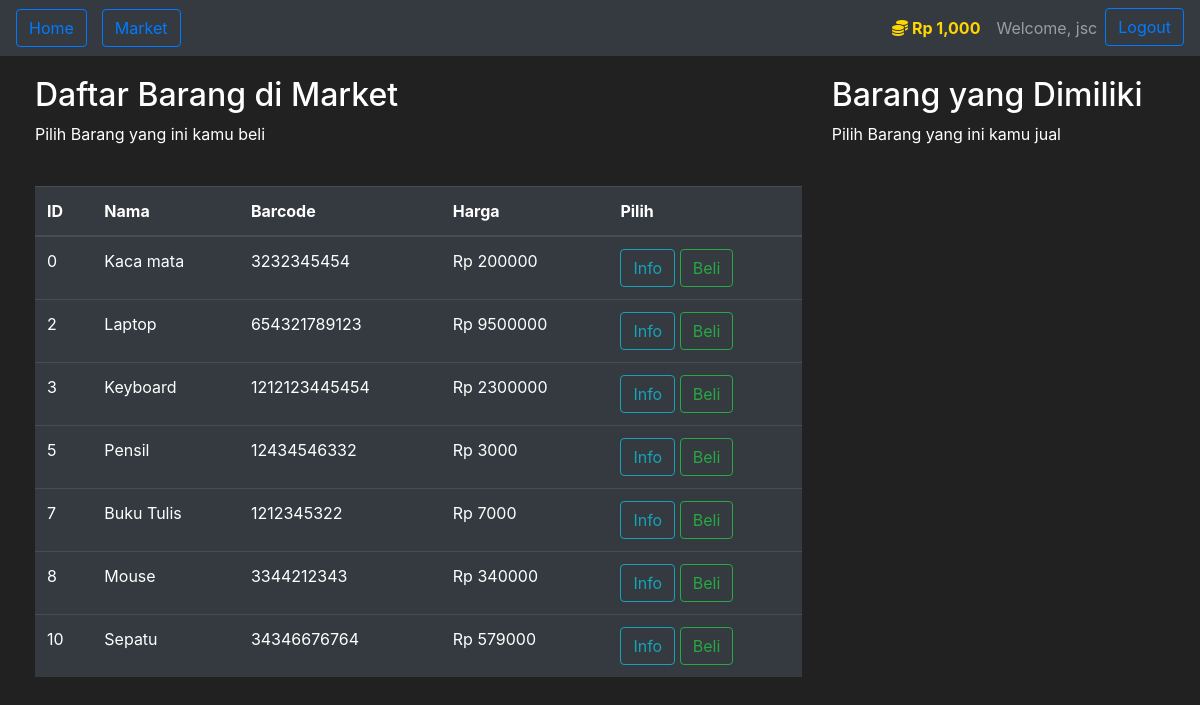
The app's page /market (signed in) with its own data.
### market/models.py (models this page shows, shortened)
class User(db.Model, UserMixin):
    id = db.Column(db.Integer(), primary_key=True)
    username = db.Column(db.String(length=30), nullable=False, unique=True)
    email_address = db.Column(db.String(length=50), nullable=False, unique=True)
    password_hash = db.Column(db.String(length=60), nullable=False)
    budget = db.Column(db.Integer(), nullable=False, default=1000000)
    items = db.relationship('Item', backref='owned_user', lazy=True)
    @property
    def prettier_budget(self):
        if len(str(self.budget)) >= 4:
            return f'Rp {str(self.budget)[:-3]},{str(self.budget)[-3:]}'
        else:
            return f"Rp {self.budget}"
    @property
    def password(self):
        return self.password

class Item(db.Model):
    id = db.Column(db.Integer(), primary_key=True)
    name = db.Column(db.String(length=30), nullable=False, unique=True)
    price = db.Column(db.Integer(), nullable=False)
    barcode = db.Column(db.String(length=12), nullable=False, unique=True)
    description = db.Column(db.String(length=1024), nullable=False, unique=True)
    owner = db.Column(db.Integer(), db.ForeignKey('user.id'))

### market/routes.py (the view, shortened to what this page needs)
@app.route('/market', methods=['GET', 'POST'])
@login_required
def market_page():
    purchase_form = PurchaseItemForm()
    selling_form = SellItemForm()
    if request.method == "GET":
        items = Item.query.filter_by(owner=None)
        owned_items = Item.query.filter_by(owner=current_user.id)
        return render_template('market.html', items=items, purchase_form=purchase_form, owned_items=owned_items, selling_form=selling_form)

### market/models.py (called while the page is built)
@login_manager.user_loader
def load_user(user_id):
    return User.query.get(int(user_id))

### market/templates/market.html (shortened to what this page needs)
{% extends 'base.html' %}
{% block content %}
<div class="row" style="margin-top:20px; margin-left:20px">
   <div class="col-8">
       <h2>Daftar Barang di Market</h2>
       <p>Pilih Barang yang ini kamu beli</p>
       <br>
      <table class="table table-hover table-dark">
         <thead>
            <tr>
               <th scope="col">ID</th>
               <th scope="col">Nama</th>
               <th scope="col">Barcode</th>
               <th scope="col">Harga</th>
               <th scope="col">Pilih</th>
            </tr>
         </thead>
         <tbody>
            {% for item in items %}
            <tr>
               <td>{{ item.id }}</td>
               <td>{{ item.name }}</td>
               <td>{{ item.barcode }}</td>
               <td>Rp {{ item.price }}</td>
               <td>
                  <button class="btn btn-outline-info" data-toggle="modal" data-target="#Modal-MoreInfo-{{ item.id }}">Info</button>
                  <button class="btn btn-outline-success" data-toggle="modal" data-target="#Modal-PurchaseConfirm-{{ item.id }}">Beli</button>
               </td>
            </tr>
            {% endfor %}
         </tbody>
      </table>
   </div>
   <div class="col-4">
        <h2>Barang yang Dimiliki</h2>
        <p>Pilih Barang yang ini kamu jual</p>
        <br>
   </div>
</div>
{% endblock %}

### market/templates/base.html (shortened to what this page needs)
<!doctype html>
<html lang="en">
   <head>
      <link rel="stylesheet" href="https://cdn.jsdelivr.net/npm/bootstrap@4.5.3/dist/css/bootstrap.min.css">
   </head>
   <body>
    <nav class="navbar navbar-expand-md navbar-dark bg-dark">
      <div class="collapse navbar-collapse" id="navbarNav">
        <ul class="navbar-nav mr-auto">
            <li class="nav-item active">
                <a class="btn btn-outline-primary" href="{{ url_for('home_page') }}">Home <span class="sr-only">(current)</span></a>
            </li>
            <li class="nav-item col-4">
                <a class="btn btn-outline-primary" href="{{ url_for('market_page') }}">Market</a>
            </li>
        </ul>
          {% if current_user.is_authenticated %}
            <ul class="navbar-nav">
                <li class="nav-item">
                    <a class="nav-link" style="color: gold; font-weight: bold">
                        <i class="fas fa-coins"></i>
                        {{ current_user.prettier_budget }}
                    </a>
                </li>
                <li class="nav-item">
                    <a class="nav-link">Welcome, {{ current_user.username }}</a>
                </li>
                <li class="nav-item">
                    <a class="btn btn-outline-primary" href="{{ url_for('logout_page') }}">Logout</a>
                </li>
            </ul>
          {% endif %}
      </div>
    </nav>
      {% block content %}
      {% endblock %}
   </body>
</html>

### market/templates/base.html (style rules this page uses)
body { background-color: #212121; color: white }

### records on screen
User: prettier_budget "Rp 1,000", username "jsc"
Item: id "0", name "Kaca mata", barcode "3232345454", price "200000"
Item: id "2", name "Laptop", barcode "654321789123", price "9500000"
Item: id "3", name "Keyboard", barcode "1212123445454", price "2300000"
Item: id "5", name "Pensil", barcode "12434546332", price "3000"
Item: id "7", name "Buku Tulis", barcode "1212345322", price "7000"
Item: id "8", name "Mouse", barcode "3344212343", price "340000"
Item: id "10", name "Sepatu", barcode "34346676764", price "579000"
